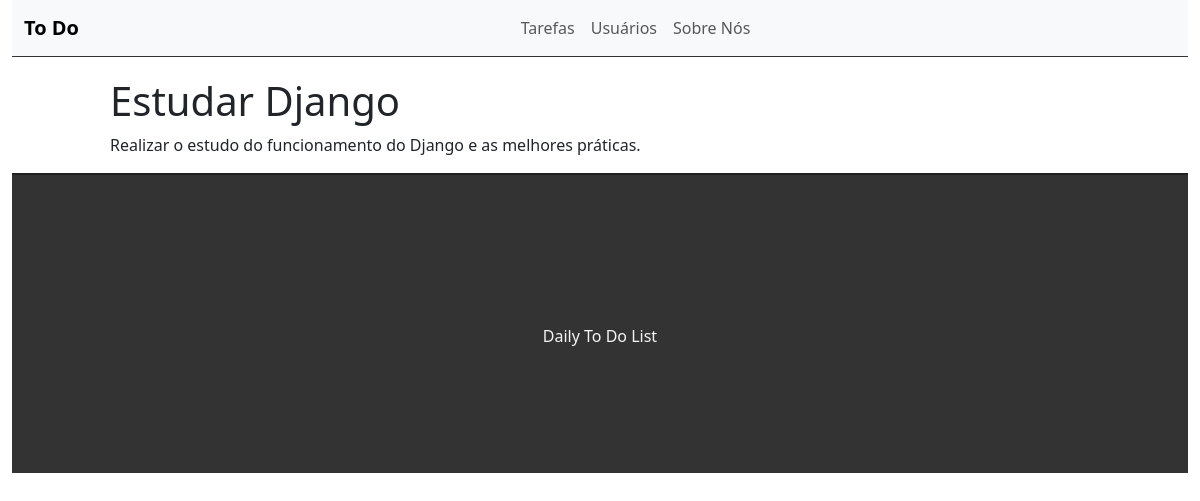
Screenshot of /task/4 with the database file from the repository.
### tasks/models.py (models this page shows)
class Task(models.Model):
    title = models.CharField(max_length=255)
    description = models.TextField()
    done = models.CharField(
        max_length=5,
        choices=STATUS,
    )

### tasks/views.py (the view)
# urls.py: path('task/<int:id>', views.taskView, name='task-view'),
def taskView(request, id):
    task = get_object_or_404(Task, pk=id)
    return render(request, 'tasks/task.html', {'task': task})

### tasks/templates/tasks/task.html (shortened to what this page needs)
{% extends "base.html" %}
{% block content %}
<div class="offset-1 col-10 list-div">
    <h1>{{task.title}}</h1>
    <p>{{task.description}}</p>
</div>
{% endblock content %}

### tasks/static/css/styles.css (style rules this page uses)
.list-div { padding: 0; }

### rows the page displays
Task: title "Estudar Django", description "Realizar o estudo do funcionamento do Django e as melhores práticas."
